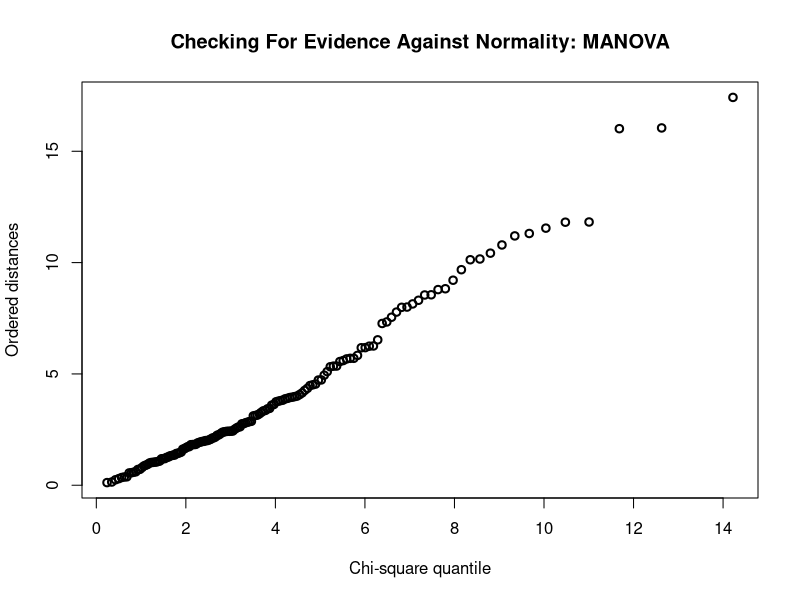

Source code (R):
# Investigating MANOVA
# October 4, 2013

# Let us investigate Multivariate Analysis of Variance (MANOVA) using the 'iris data'
# Note that the iris data set is built in with R

attach(iris) # Attaching the data frame
iris.manova <- manova(cbind(Sepal.Length, Sepal.Width, Petal.Length, Petal.Width) ~ Species)

summary(iris.manova, test="Wilks") # Let us do the MANOVA test using Wilks' Lambda

# Wilks' lambda distribution (named for Samuel S. Wilks), is a probability distribution used in 
# multivariate hypothesis testing, especially with regard to the likelihood-ratio test and 
# Multivariate analysis of variance. It is a multivariate generalization of the univariate 
# F-distribution, and generalizes the F-distribution in the same way that the Hotelling's 
# T-squared distribution generalizes Student's t-distribution.
# ... Wilks' lambda distribution is related to two independent Wishart distributed variables

# Note that we could use other test statistics
summary(iris.manova, test="Roy")
summary(iris.manova, test="Hotelling-Lawley")
summary(iris.manova, test="Pillai")
# All of these seem to show that we have strong evidence that the mean vectors differ across the 3 species.

# Let us now check & model the assumption of normality:
chisplot <- function(x) {
  if (!is.matrix(x)) stop("x is not a matrix")
  ### determine dimensions
  n <- nrow(x)
  p <- ncol(x)
  xbar <- apply(x, 2, mean)
  S <- var(x)
  S <- solve(S)
  index <- (1:n)/(n+1)
  xcent <- t(t(x) - xbar)
  di <- apply(xcent, 1, function(x,S) x %*% S %*% x,S)
  quant <- qchisq(index,p)
  plot(quant, sort(di), ylab = "Ordered distances",
       xlab = "Chi-square quantile", lwd=2,pch=1)
}

png('c:/Users/Nate/Git/riemann/MANOVA_iris_chisplot.png')
chisplot(residuals(iris.manova))
title(main = "Checking For Evidence Against Normality: MANOVA")
# No strong evidence against normality -- we are safe.
dev.off()

# Examining the sample covariance matrices for each group:
by(iris[,-5], Species, var)

# Is there evidence that the covariance matrices are significantly different across the 3 species?
# Differences in Means for doing Bonferroni multiple comparisons
means.by.grps <- cbind(tapply(Sepal.Length,Species,mean), tapply(Sepal.Width,Species,mean), tapply(Petal.Length,Species,mean), tapply(Petal.Width,Species,mean) )

# The matrix E
my.n <- nrow(iris[,-5])
(E <- (my.n - 1)*var(residuals(iris.manova))) # Print the matrix E

